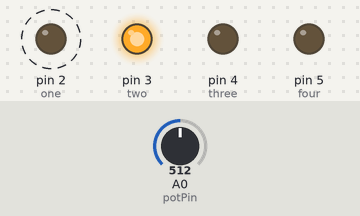
This sketch was run on a simulated Arduino Uno, built with avr-gcc and run on an emulated ATmega328P. Parts: output pins drawn as LEDs (lit = HIGH). Dashed ring = blinking. The inputs (shaded band) are chosen by the test bench; at power-on: A0 (potPin) = 512.

Above: at 2.8 s.
2.9 s: A0 (potPin) set to 0
At 4.9 s:
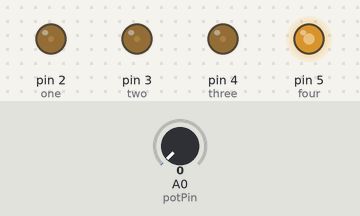
5.6 s: A0 (potPin) set to 122
At 5.78 s:
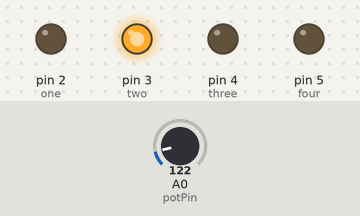
At 6.14 s:
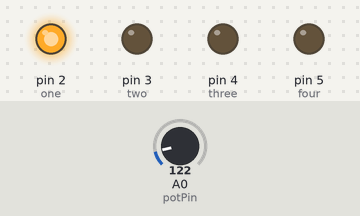
Timing chart, 0 to 15.1 s (numbered marks = the images above; inputs shaded):
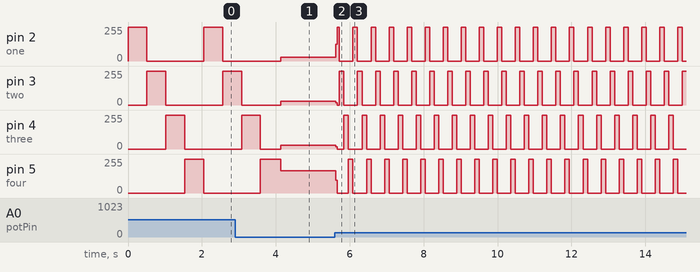

The sketch:

micro_3.ino
```cpp
const int one = 2;
const int two = 3;
const int three = 4;
const int four = 5;
const int six = 6;
const int seven = 7;
int direction = 1; // 1 for left.
const byte debugPin = 13;

int potPin = 14;    // select the input pin for the potentiometer
int val = 0;       // variable to store the value coming from the sensor


void setup() {
  pinMode(one, OUTPUT);
  pinMode(two, OUTPUT);
  pinMode(three, OUTPUT);
  pinMode(four, OUTPUT);
  pinMode(six, INPUT);
  pinMode(seven, INPUT);
}

void loop() {
  val = analogRead(potPin);
  playleft(val);
}


void  glow(int a, int b, int c, int d) {
  if (a == 1) {
    digitalWrite(one, HIGH);
  } else {
    digitalWrite(one, LOW);
  }

  if (b == 1) {
    digitalWrite(two, HIGH);
  } else {
    digitalWrite(two, LOW);
  }

  if (c == 1) {
    digitalWrite(three, HIGH);
  } else {
    digitalWrite(three, LOW);
  }

  if (d == 1) {
    digitalWrite(four, HIGH);
  } else {
    digitalWrite(four, LOW);
  }
}

void playleft (int time) {
    glow(1, 0, 0, 0);
    delay(time);
    glow(0, 1, 0, 0);
    delay(time);
    glow(0, 0, 1, 0);
    delay(time);
    glow(0, 0, 0, 1);
    delay(time);
}

void playright (void) {
    glow(0, 0, 0, 1);
    delay(70);
    glow(0, 0, 1, 0);
    delay(70);
    glow(0, 1, 0, 0);
    delay(70);
    glow(1, 0, 0, 0);
    delay(70);
}
```

Measured:
- after the input at 5.6 s, pin 2 (one): 29/255 → 125/255 at once, then moves between 0/255 and 255/255, repeating every 0.49 s; pin 5 (four): 168/255 → 97/255 at once, then repeats every 0.43 s: 0/255 0.31 s, 255/255 0.12 s
- by itself, pin 2 (one): alternates 255/255 for 0.51 s and 0/255 for 1.5 s
